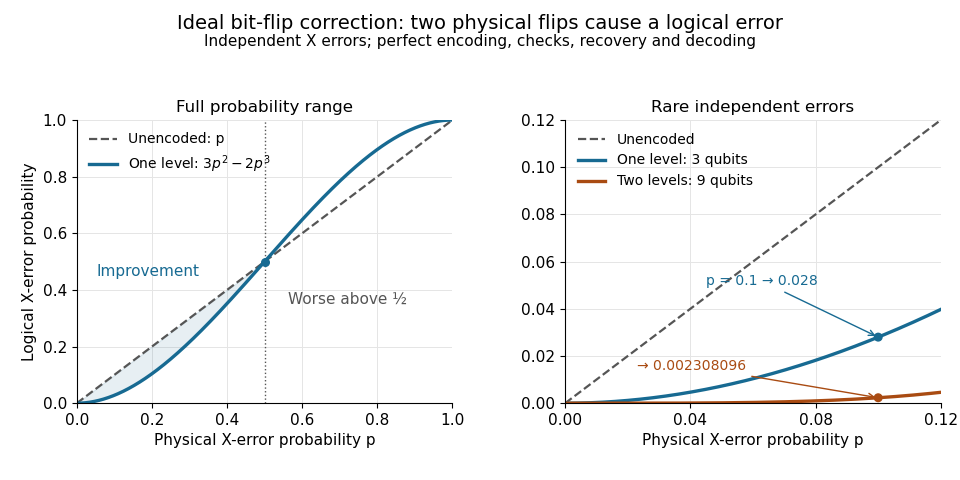

Reproduce this figure in Python.
"""Plot the exact ideal three-qubit bit-flip logical error map.

Tested with Python 3.14.4, NumPy 2.3.5, Matplotlib 3.10.7.
Run from _media: MPLBACKEND=Agg python3 ../quantum-bit-flip-error-suppression.py
Writes quantum-bit-flip-error-suppression.png to the current working directory.
"""

from pathlib import Path

import matplotlib.pyplot as plt
import numpy as np


def failure(p):
    return 3 * p**2 * (1 - p) + p**3


def main():
    plt.rcParams.update({"font.size": 11, "figure.facecolor": "white",
                         "axes.facecolor": "white", "savefig.facecolor": "white",
                         "axes.spines.top": False, "axes.spines.right": False})
    blue, orange, gray = "#176a92", "#a94b12", "#555555"
    fig, (ax, zoom) = plt.subplots(1, 2, figsize=(9.6, 4.8), dpi=100)
    fig.subplots_adjust(left=0.08, right=0.98, bottom=0.16, top=0.75, wspace=0.30)
    fig.suptitle("Ideal bit-flip correction: two physical flips cause a logical error",
                 fontsize=14, y=0.97)
    fig.text(0.5, 0.905, "Independent X errors; perfect encoding, checks, recovery and decoding",
             ha="center", fontsize=11)
    p = np.linspace(0, 1, 1001)
    ax.plot(p, p, "--", color=gray, lw=1.6, label="Unencoded: p")
    ax.plot(p, failure(p), color=blue, lw=2.4, label=r"One level: $3p^2-2p^3$")
    ax.axvline(0.5, ls=":", color=gray, lw=1)
    ax.scatter([0.5], [0.5], color=blue, s=30, zorder=5)
    ax.fill_between(p, failure(p), p, where=p <= 0.5, color=blue, alpha=0.10)
    ax.text(0.19, 0.45, "Improvement", color=blue, ha="center")
    ax.text(0.72, 0.35, "Worse above ½", color=gray, ha="center")
    ax.set_xlim(0, 1)
    ax.set_ylim(0, 1)
    ax.set_title("Full probability range", fontsize=12)
    ax.set_ylabel("Logical X-error probability")
    ax.legend(loc="upper left", frameon=False, fontsize=10)

    small = np.linspace(0, 0.12, 601)
    zoom.plot(small, small, "--", color=gray, lw=1.6, label="Unencoded")
    zoom.plot(small, failure(small), color=blue, lw=2.4, label="One level: 3 qubits")
    zoom.plot(small, failure(failure(small)), color=orange, lw=2.4,
              label="Two levels: 9 qubits")
    zoom.set_xlim(0, 0.12)
    zoom.set_ylim(0, 0.12)
    zoom.set_xticks([0, 0.04, 0.08, 0.12])
    zoom.set_title("Rare independent errors", fontsize=12)
    zoom.legend(loc="upper left", frameon=False, fontsize=10)
    zoom.scatter([0.1, 0.1], [failure(0.1), failure(failure(0.1))],
                 c=[blue, orange], s=30, zorder=5)
    zoom.annotate("p = 0.1 → 0.028", xy=(0.1, failure(0.1)),
                  xytext=(0.045, 0.05), fontsize=10, color=blue,
                  arrowprops={"arrowstyle": "->", "color": blue})
    zoom.annotate("→ 0.002308096", xy=(0.1, failure(failure(0.1))),
                  xytext=(0.023, 0.014), fontsize=10, color=orange,
                  arrowprops={"arrowstyle": "->", "color": orange})
    for axis in (ax, zoom):
        axis.set_xlabel("Physical X-error probability p")
        axis.set_axisbelow(True)
        axis.grid(color="#e5e5e5", lw=0.7)
    fig.savefig(Path(__file__).with_suffix(".png").name, dpi=100,
                facecolor="white", transparent=False)
    plt.close(fig)


if __name__ == "__main__":
    main()
